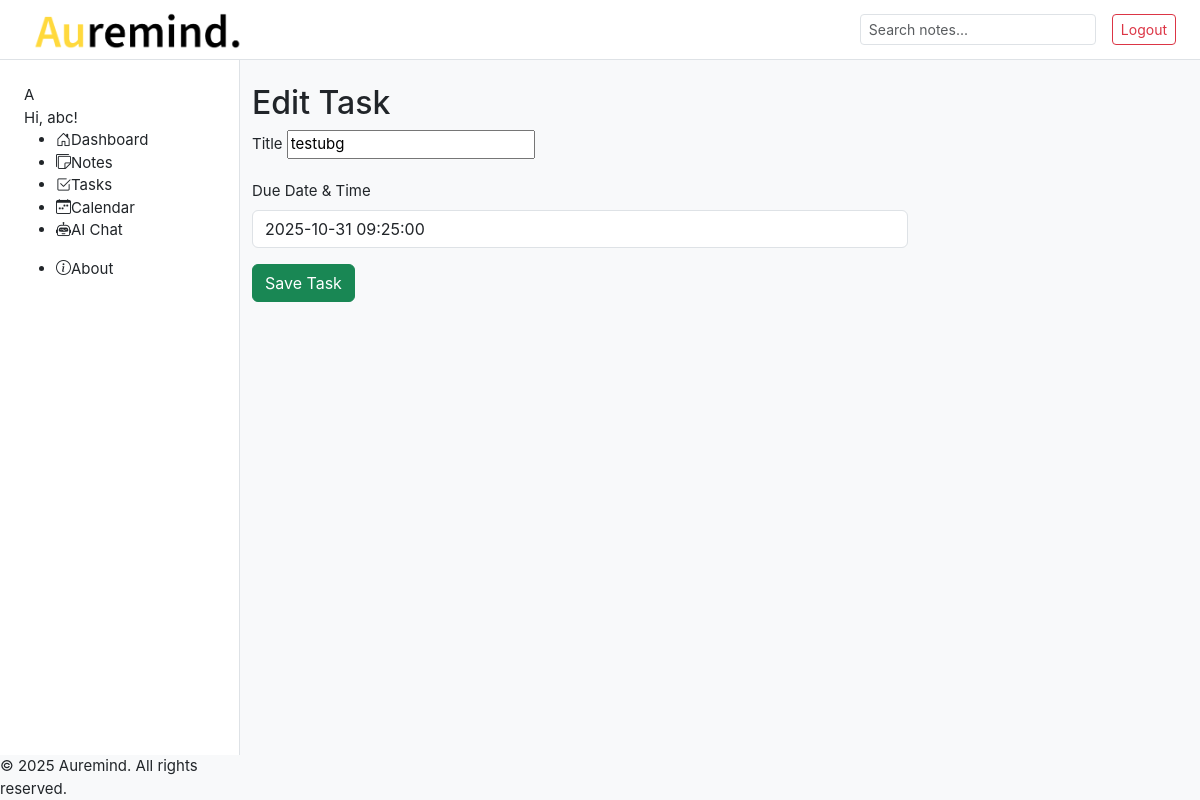
/task/16/edit/ (signed in), run on an earlier commit of the app's database.
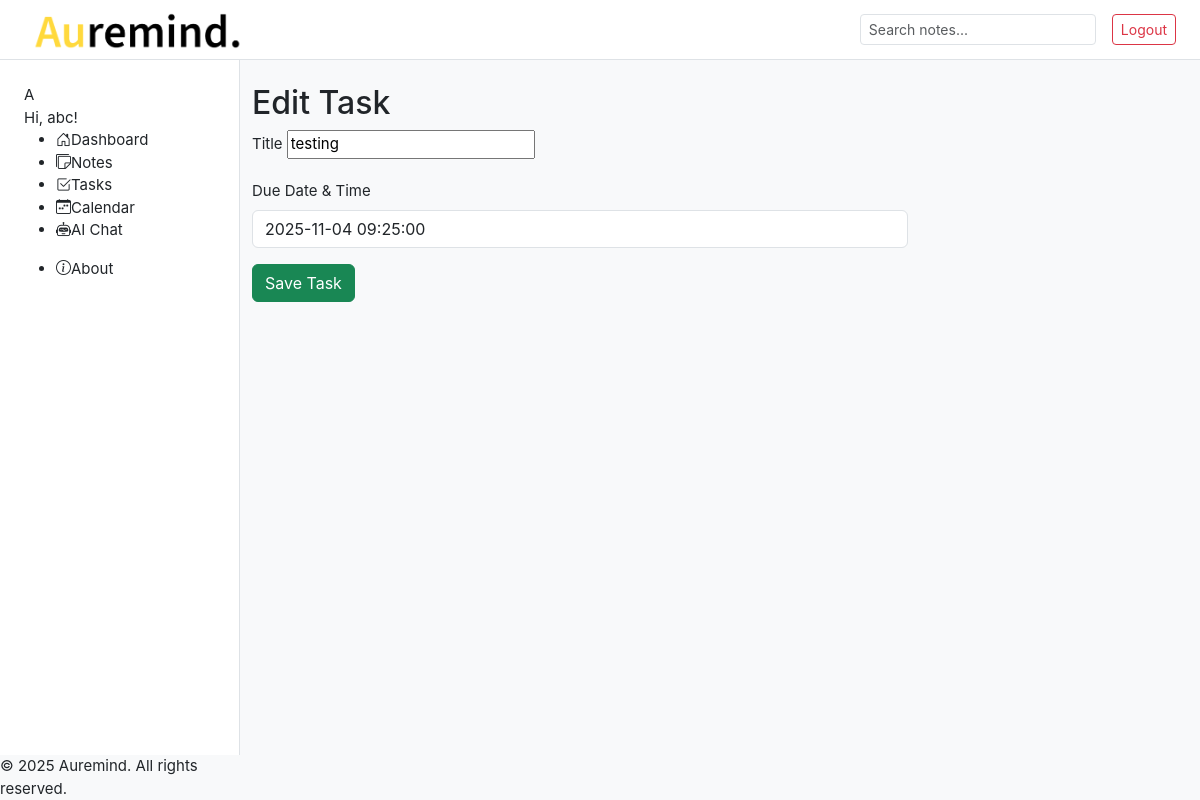
And on a later commit of the database.
### notes/models.py (models this page shows, shortened)
class Task(models.Model):
    user = models.ForeignKey(User, on_delete=models.CASCADE)
    title = models.CharField(max_length=200)
    due_date = models.DateTimeField()
    created_at = models.DateTimeField(auto_now_add=True)

### notes/views.py (the view)
# urls.py: path('task/<int:pk>/edit/', views.task_update, name='task_edit'),
@login_required
def task_update(request, pk):
    task = get_object_or_404(Task, pk=pk, user=request.user)
    if request.method == 'POST':
        form = TimeScheduleForm(request.POST, instance=task)
        if form.is_valid():
            form.save()
            messages.success(request, f"Task '{task.title}' updated successfully!")
            return redirect('notes:task')
        else:
            return render(request, 'task/task_form.html', {'form': form, 'task': task})
    else:
        form = TimeScheduleForm(instance=task)
    return render(request, 'task/task_form.html', {'form': form, 'task': task})

### notes/forms.py
class TimeScheduleForm(forms.ModelForm):
    class Meta:
        model = Task
        fields = ['title','due_date']
        widgets = {
            'due_date': forms.DateTimeInput(
                attrs={
                    'type': 'text',
                    'class': 'form-control datetime-picker',
                    'placeholder': 'Select date and time...'
                }
            ),
        }

### notes/templates/task/task_form.html (shortened to what this page needs)
{% extends "notes/base.html" %}
{% block content %}
<div class="container mt-4">
  <h2>{% if task %}Edit Task{% else %}Create New Task{% endif %}</h2>
  <form method="POST">
    <div class="mb-3">
      <label class="form-label">Title</label>
      {{ form.title }}
    </div>
    <div class="mb-3">
      <label class="form-label">Due Date & Time</label>
      {{ form.due_date }}
    </div>
    <button type="submit" class="btn btn-success">Save Task</button>
  </form>
</div>
{% endblock %}

What changed in the data, as far as the page shows it:
changed Task: title "testubg" → "testing"; due_date "2025-10-31 09:25:00" → "2025-11-04 09:25:00"
